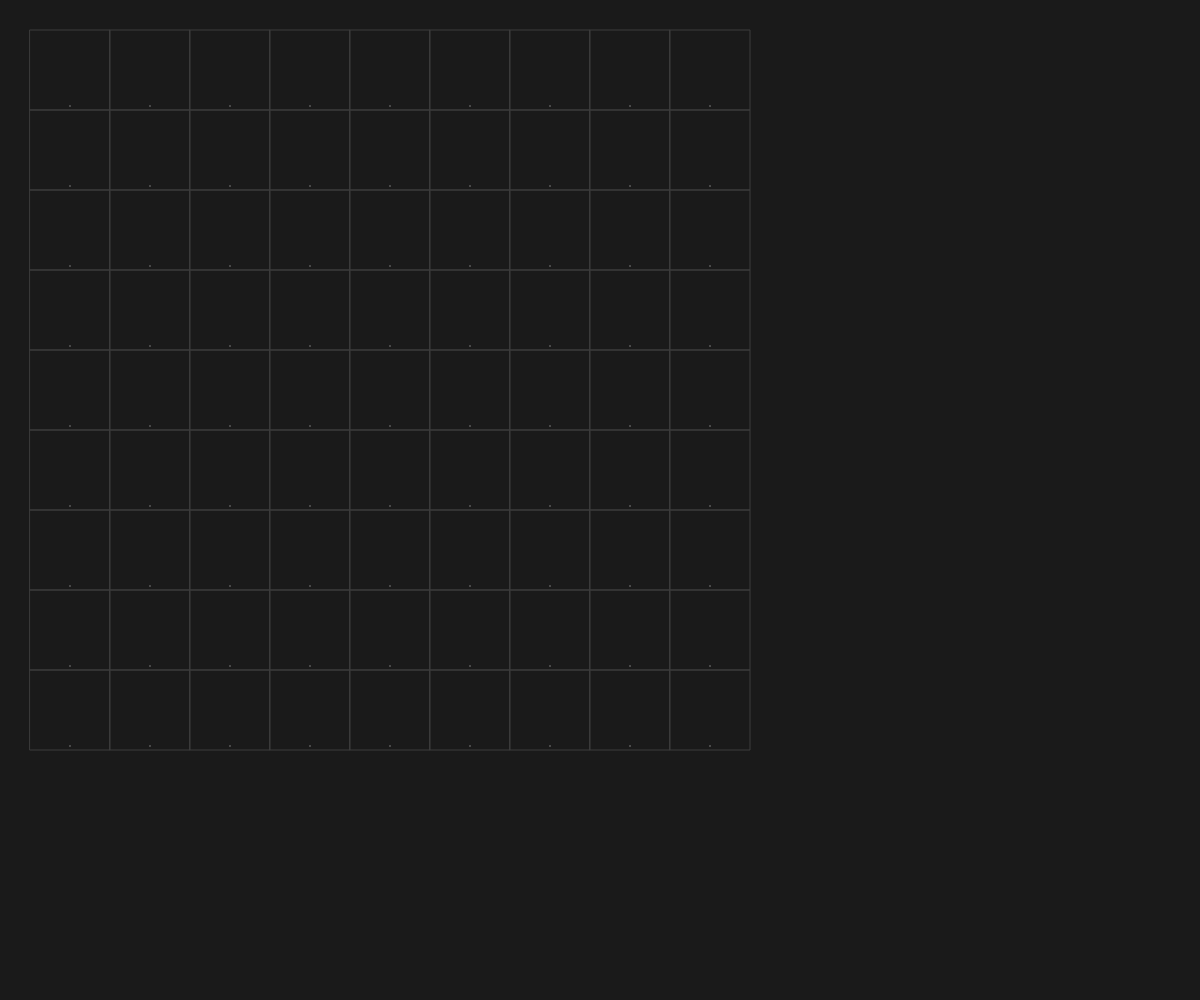
Frame 1 (no input)
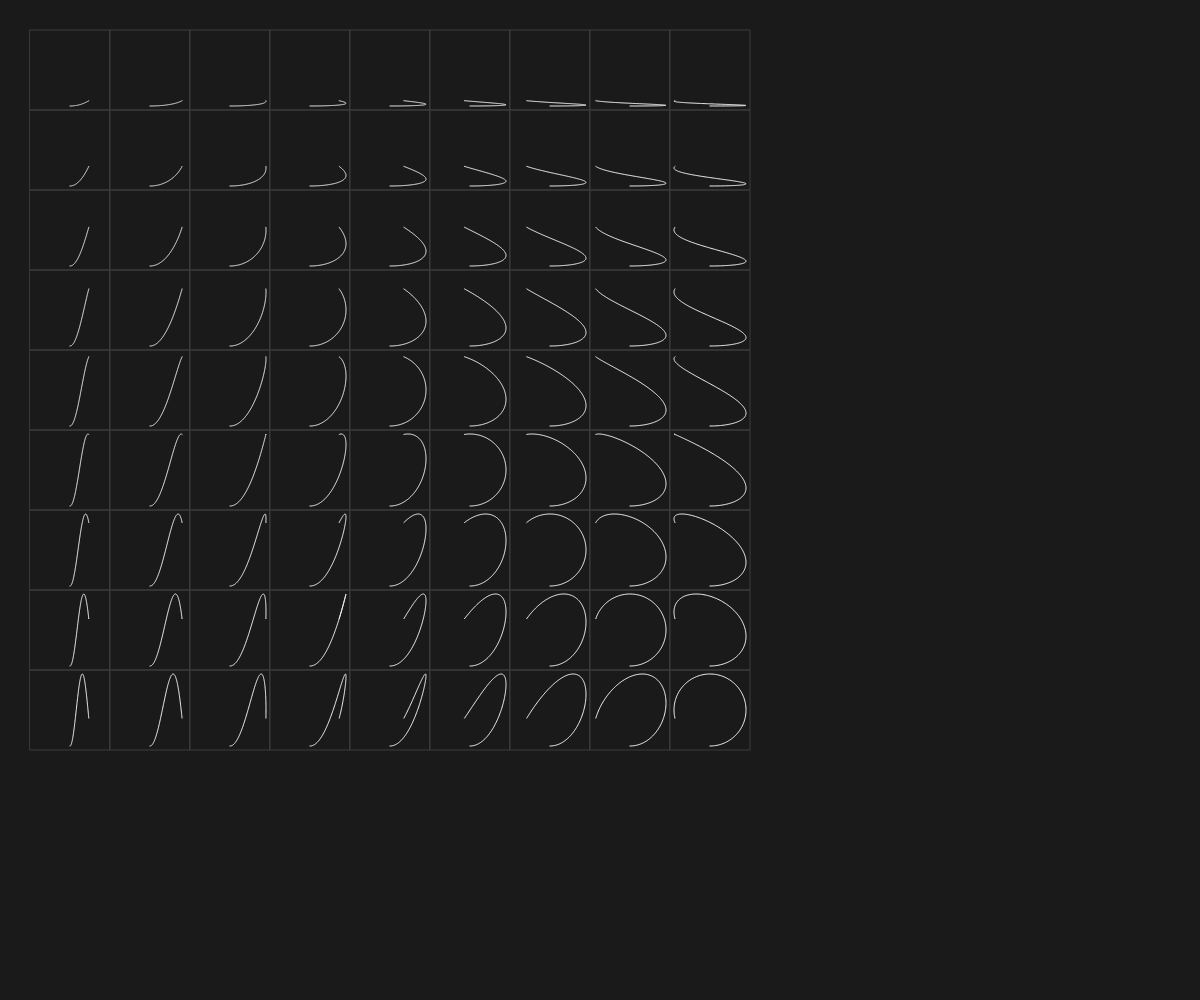
Frame 60 (no input)
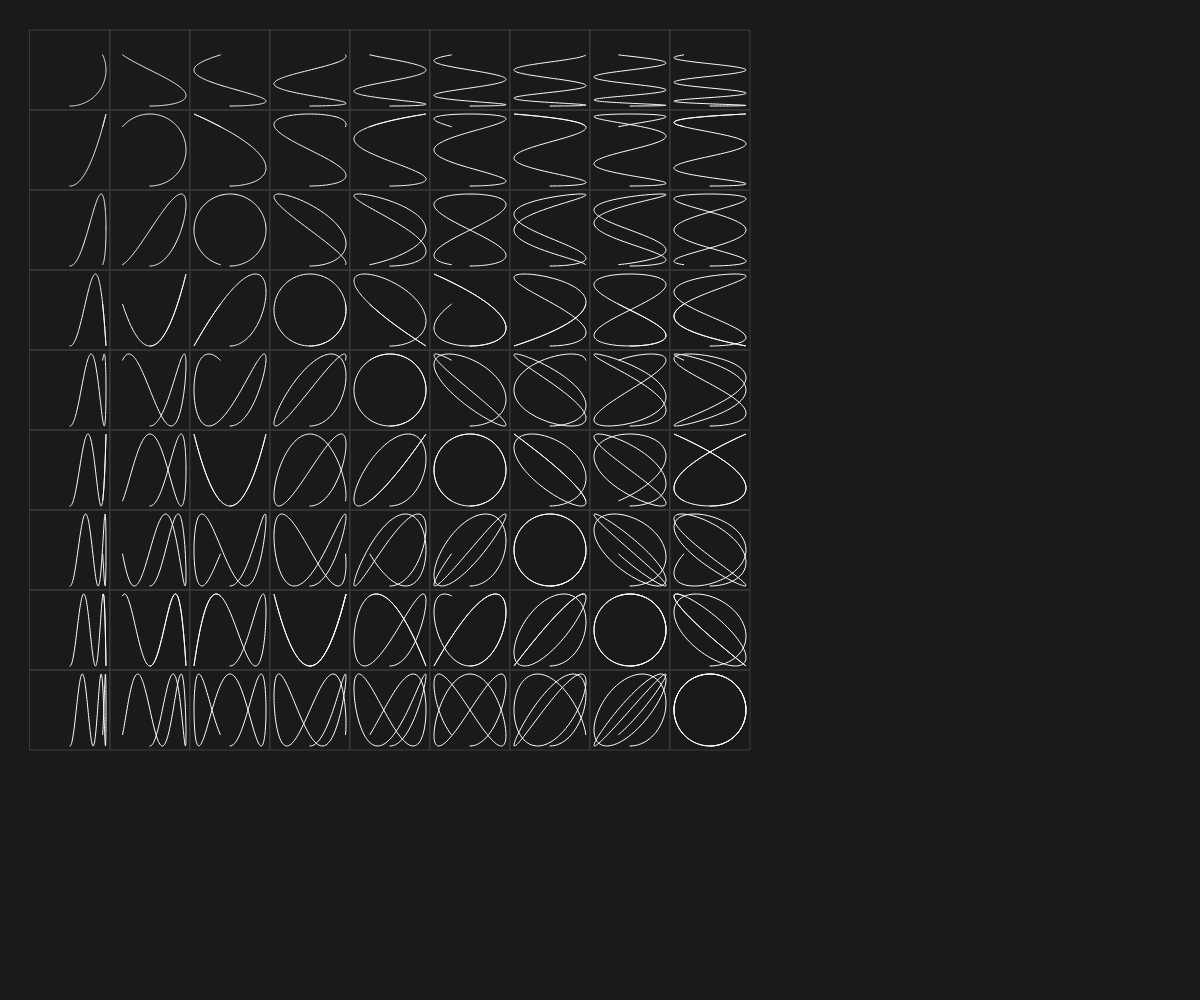
Frame 120 (the mouse pressed at the canvas centre since frame 60)

The p5.js sketch that drew these frames (run headless with seeded random() and noise() and a simulated clock; from frame 60 on, the mouse is pressed at the canvas centre):

// p5.js sketch
// ── sketch.js
function setup() {
	createCanvas(windowWidth, windowHeight);
  }
  
  function draw() {
	background(26, 26, 26);
	translate(0, 0);
  
	let w = 80;
	let cols;
	let rows;
	let quality = 200;
  
	cols = 9;
	rows = 9;
  
	let percentuale = cos(frameCount * 0.01 + PI) * 0.5 + 0.5;
  
	for (let j = 0; j < rows; j++) {
	  for (let i = 0; i < cols; i++) {
		liss(i + 1, j + 1, 30 + w * i, 30 + w * j, w, quality, percentuale);
	  }
	}
  
	console.log(frameRate());
  }
  
  function liss(a, b, rx, ry, rw, steps, percentuale) {
  
	let ox = rx + rw * 0.5;
	let oy = ry + rw * 0.5;
	let r = rw * 0.45;
  
	noFill();
	stroke(255);
	beginShape();
	for (let i = 0; i < steps + 1; i++) {
	  let t = TWO_PI / steps * i * percentuale;
	  let x = r * sin(a * t);
	  let y = r * sin(b * t + HALF_PI);
	  vertex(ox + x, oy + y);
	}
	endShape();
  
	stroke(60);
	rect(rx, ry, rw, rw);
  }
  
